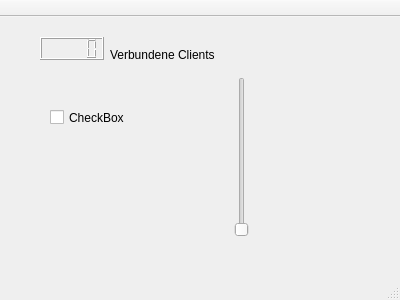
<?xml version="1.0" encoding="UTF-8"?>
<ui version="4.0">
 <class>MainWindow</class>
 <widget class="QMainWindow" name="MainWindow">
  <property name="geometry">
   <rect>
    <x>0</x>
    <y>0</y>
    <width>400</width>
    <height>300</height>
   </rect>
  </property>
  <property name="windowTitle">
   <string>MainWindow</string>
  </property>
  <widget class="QWidget" name="centralWidget">
   <widget class="QLCDNumber" name="connectedClients">
    <property name="geometry">
     <rect>
      <x>40</x>
      <y>20</y>
      <width>64</width>
      <height>23</height>
     </rect>
    </property>
   </widget>
   <widget class="QLabel" name="label">
    <property name="geometry">
     <rect>
      <x>110</x>
      <y>30</y>
      <width>131</width>
      <height>16</height>
     </rect>
    </property>
    <property name="text">
     <string>Verbundene Clients</string>
    </property>
   </widget>
   <widget class="QCheckBox" name="checkBox">
    <property name="geometry">
     <rect>
      <x>50</x>
      <y>90</y>
      <width>85</width>
      <height>21</height>
     </rect>
    </property>
    <property name="text">
     <string>CheckBox</string>
    </property>
   </widget>
   <widget class="MyQSlider" name="verticalSlider">
    <property name="geometry">
     <rect>
      <x>230</x>
      <y>60</y>
      <width>23</width>
      <height>160</height>
     </rect>
    </property>
    <property name="orientation">
     <enum>Qt::Vertical</enum>
    </property>
   </widget>
  </widget>
  <widget class="QMenuBar" name="menuBar">
   <property name="geometry">
    <rect>
     <x>0</x>
     <y>0</y>
     <width>400</width>
     <height>20</height>
    </rect>
   </property>
  </widget>
  <widget class="QToolBar" name="mainToolBar">
   <property name="movable">
    <bool>false</bool>
   </property>
   <attribute name="toolBarArea">
    <enum>TopToolBarArea</enum>
   </attribute>
   <attribute name="toolBarBreak">
    <bool>false</bool>
   </attribute>
  </widget>
  <widget class="QStatusBar" name="statusBar"/>
 </widget>
 <layoutdefault spacing="6" margin="11"/>
 <customwidgets>
  <customwidget>
   <class>MyQSlider</class>
   <extends>QSlider</extends>
   <header>myqslider.h</header>
  </customwidget>
 </customwidgets>
 <resources/>
 <connections/>
</ui>
